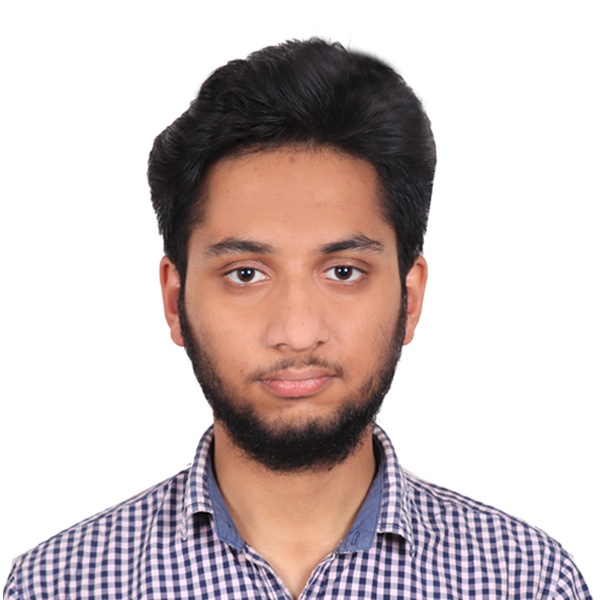
#> input picture Abhijan.JPG, 600 x 600 px
$ python -i halftoning.py   (imports and definitions only)
#> lines starting #> are read from the running program, lines starting #| are printed output that depends on the picture
import cv2
from math import floor
import matplotlib.pyplot as plt
import numpy as np

class Halftoning:
    def __init__(self, image, method = 'fs', debug = True):
        self.image = image.astype(float)
        self.debug = debug
        if method == 'fs':
            self.method = self.floyd_steinberg
        elif method == 'blue':
            self.method = self.blue_noise
        elif method == 'remove':
            self.method = self.dehalftoning
        else:
            print('Not a known method')
        self.output = self.image.copy()

    def threshold(self, pix, thresh=255):
        return 255 * floor(pix / thresh)

    def normalized(self, array):
        return (array.real - array.min()) / (array.max() - array.min())

    # [25 lines left out: function floyd_steinberg, not called in this run]

    def generate_grid(self, m, n):
        # This portion of code is supposed to speed by the computation by 4x but its a little buggy
        # Hence we end up withh the slow functional code
        # I'm working on another method that should be even faster

        # z = np.zeros((m, n)).astype(float)
        # for i in range(int(m/2)-1):
        #     for j in range(int(n/2)-1):
        #         z[int(m/2)+i][int(n/2)+j] = (float(i)/m) ** 2 + (float(j)/n) ** 2

        # z[ : int(m/2),int(n/2):] = np.flip(z[int(m/2): ,int(n/2): ], 0)
        # z[ : , :int(n/2)] = np.flip(z[:, int(n/2):n], 1)

        x = np.arange(-m/2, m/2) / m
        y = np.arange(-n/2, n/2) / n
        z = np.zeros((m, n))
        mask = np.zeros((m, n))
        for i in range(m-1):
            for j in range(n-1):
                z[i][j] = x[i] ** 2 + y[j] ** 2
        return z

    # [53 lines left out: functions generate_noise, blue_noise, run, show, save, not called in this run]

    def get_output(self):
        return self.output

    def generate_mask(self, m, n, a=1.0, b=.19):
        z = self.generate_grid(m, n)
        mask = a * np.exp(-np.pi*z / b**2)
        return mask

    def dehalftoning(self, resize=None):
        w, h = self.image.shape

        if w % 2 > 0:
            image_bw = cv2.resize(self.image, (h, w-1))
        elif h % 2 > 0:
            image_bw = cv2.resize(self.image, (h-1, w))

        h, w = self.image.shape

        F = np.fft.fft2(self.image)
        F = np.fft.fftshift(F)

        mask = self.generate_mask(w, h)

        product = np.multiply(F.T, mask)

        ifft_product = np.fft.ifft2(product)
        ifft_mag = np.abs(ifft_product) ** 2

        normalized = ifft_mag.T / ifft_mag.max() * 255
        if(self.debug):
            print('Removal of Halftoning Complete')
        self.output = normalized.astype(int)

>>> import cv2
>>> picture = cv2.imread('Abhijan.JPG', cv2.IMREAD_GRAYSCALE)
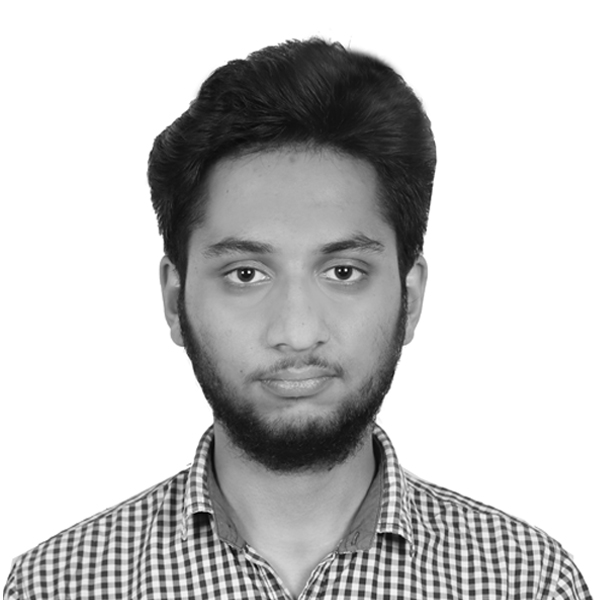
#> picture: shape (600, 600); min 0, max 255, mean 196.2
>>> result = Halftoning(picture).dehalftoning()
#> after the loop in generate_grid, `for i in range(m-1):`:
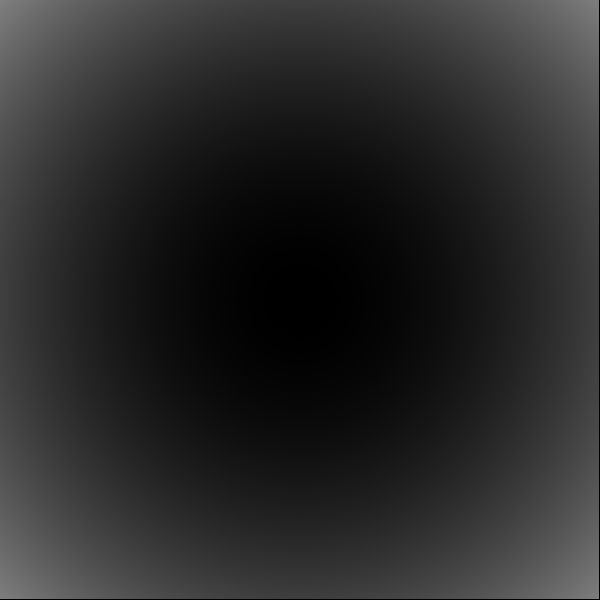
#> z: shape (600, 600) float64; min 0, max 0.5, mean 0.166
#> in dehalftoning, `ifft_mag = np.abs(ifft_product) ** 2`:
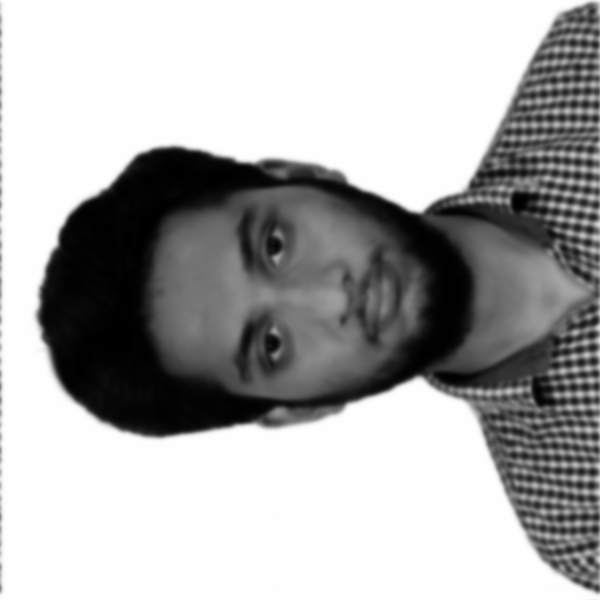
#> ifft_mag: shape (600, 600) float64; min 258.1, max 65176.7, mean 44131.9; drawn with min black and max white
#> in dehalftoning, `normalized = ifft_mag.T / ifft_mag.max() * 255`:
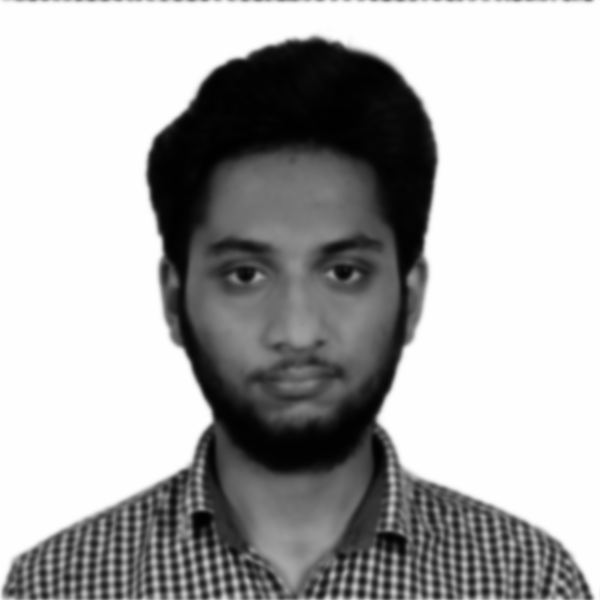
#> normalized: shape (600, 600) float64; min 1.01, max 255, mean 172.7

$ run again, on ca_hw_dt.jpg
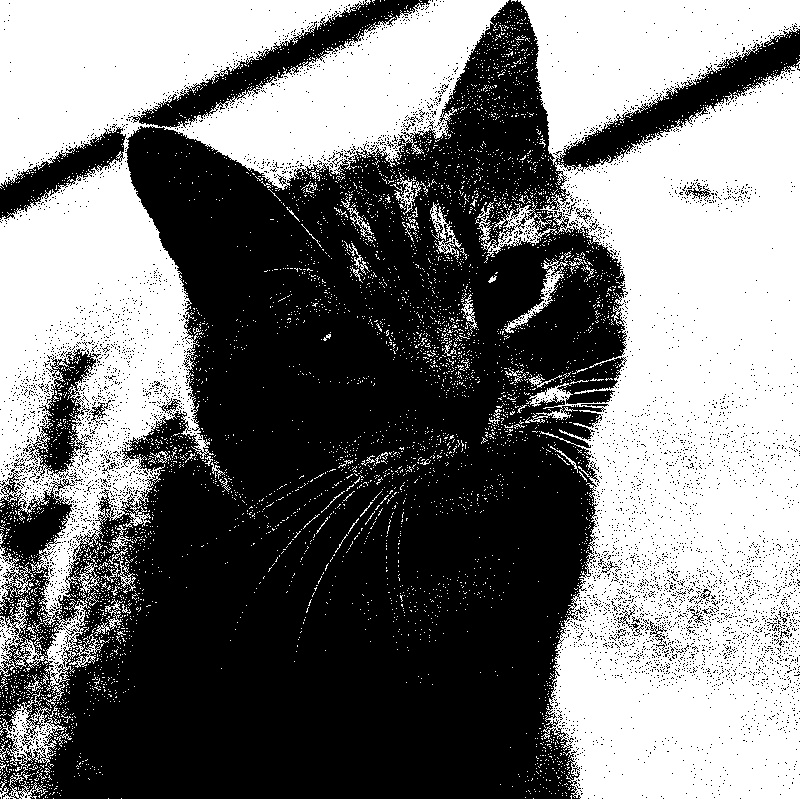
#> input picture ca_hw_dt.jpg, 800 x 799 px
#> picture is the input picture: shape (799, 800); min 0, max 255, mean 119.8
#> in dehalftoning, `ifft_mag = np.abs(ifft_product) ** 2`:
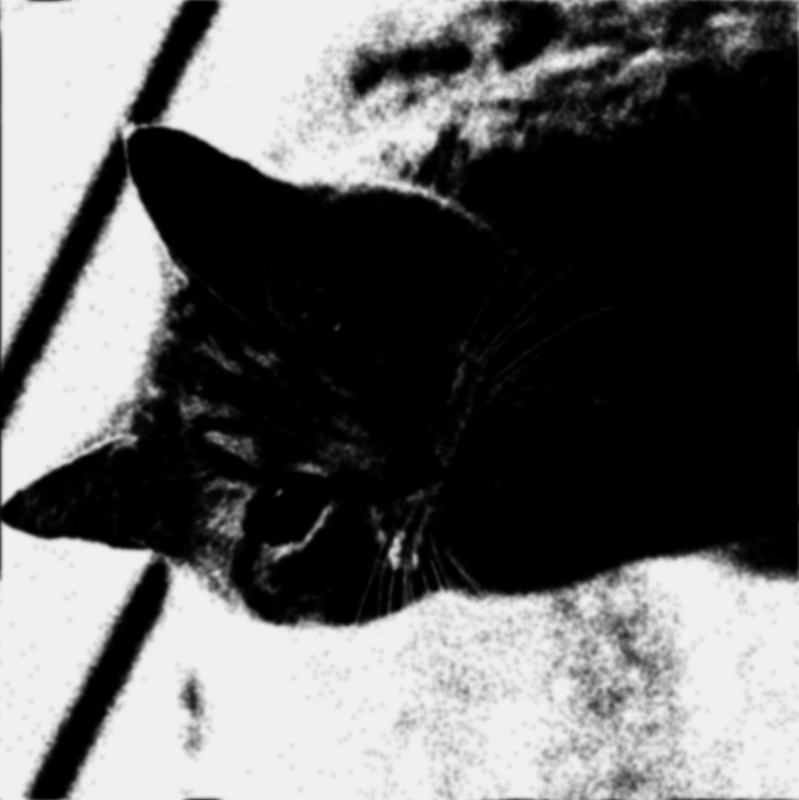
#> ifft_mag: shape (800, 799) float64; min 4.39e-05, max 69021.7, mean 27285; drawn with min black and max white
#> in dehalftoning, `normalized = ifft_mag.T / ifft_mag.max() * 255`:
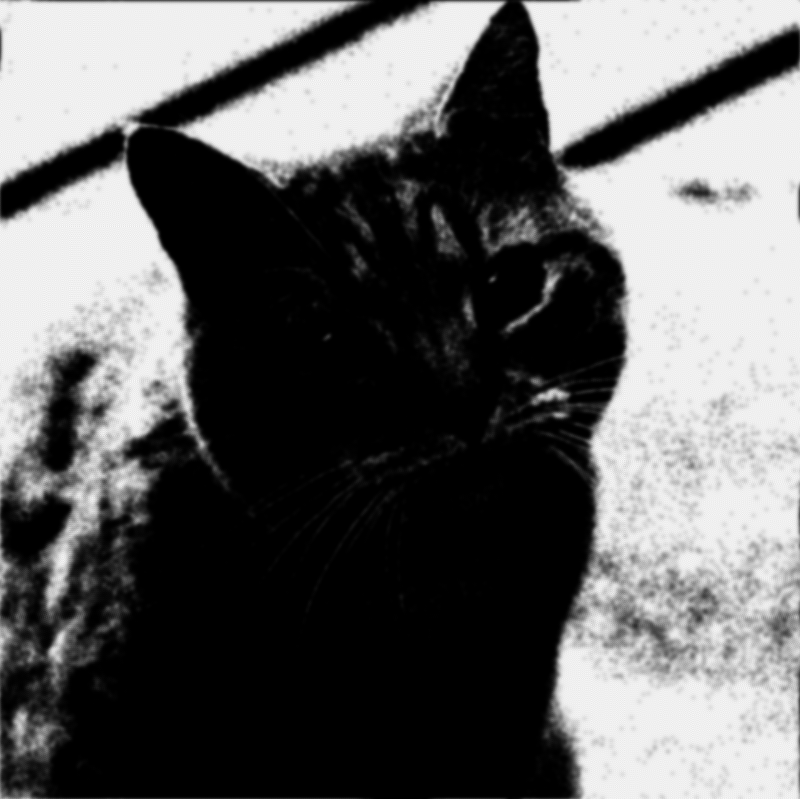
#> normalized: shape (799, 800) float64; min 1.62e-07, max 255, mean 100.8
